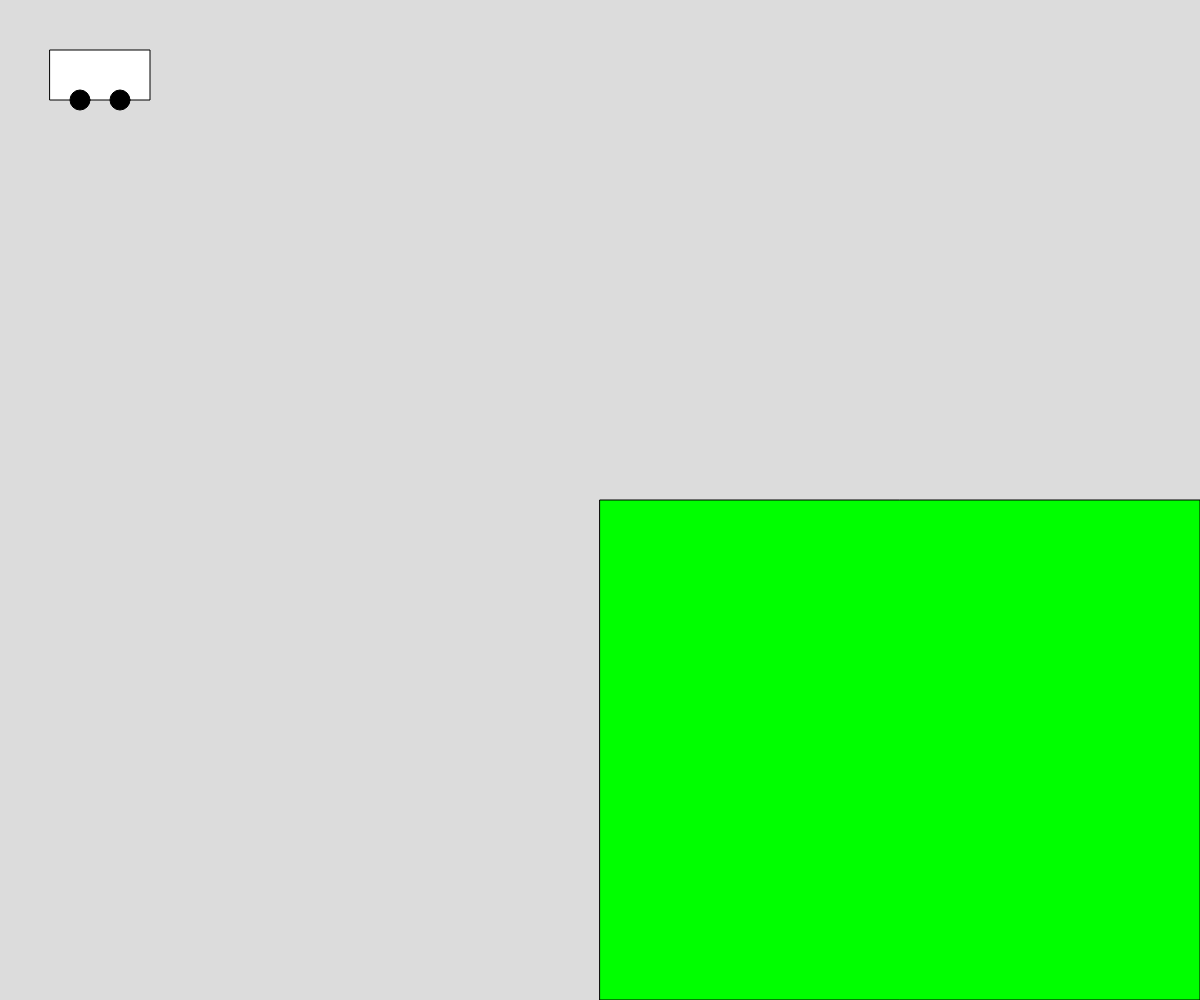
Frame 1 (no input)
Frame 60 (no input): identical to frame 1, image omitted
Frame 120 (the mouse pressed at the canvas centre since frame 60): identical to frame 1, image omitted

The p5.js sketch that drew this single still picture (run headless with seeded random() and noise() and a simulated clock; from frame 60 on, the mouse is pressed at the canvas centre):

// p5.js sketch
// ── sketch.js
// Project Title
// Your Name
// Date
//
// Extra for Experts:
// - describe what you did to take this project "above and beyond"

let x = 0;
let y = 0;

function setup() {
  createCanvas(windowWidth, windowHeight);
}

function draw() {
  background(220);
  movebus();
  greenrect();
  drawbus();
  
}

function movebus(){
  if (keyIsPressed) {
    if(keyCode===LEFT_ARROW ){
      x-=10;
    }
    if(keyCode===RIGHT_ARROW){
      x+=10;
    }
    if(keyCode===DOWN_ARROW){
      y+=10;
    }
    if(keyCode===UP_ARROW){
      y-=10;
    }
  }
}
function drawbus(){
  fill(255);
  rect(50+x,50+y,100,50);
  fill(0);
  circle(80+x,100+y,20);
  circle(120+x,100+y,20);

}
function greenrect(){
  fill(0,255,0);
  rect(windowWidth/2, windowHeight/2,windowWidth/2,windowHeight/2);

}

// function keyPressed(){
//   print("key: ", key, "\tkeyCode: ", keyCode );
//   if(keyCode===LEFT_ARROW){
//     x-=10;
//   }
//   if(keyCode===RIGHT_ARROW){
//     x+=10;
//   }
// }
